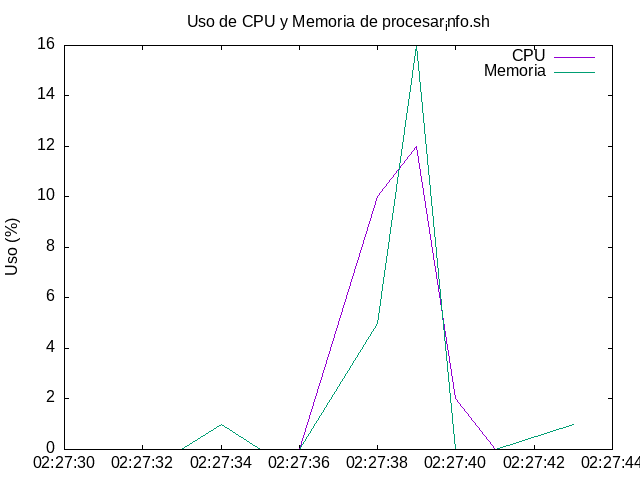

The gnuplot source for this figure:
set terminal png
set output "grafico.png"

set xdata time
set timefmt "%d-%m-%Y %H:%M:%S"
set format x "%H:%M:%S"
set ylabel "Uso (%)"
set title "Uso de CPU y Memoria de procesar_info.sh"

plot "archivo_log.txt" using 1:3 title "CPU" with lines,      "archivo_log.txt" using 1:4 title "Memoria" with lines
